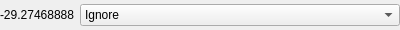
<?xml version="1.0" encoding="UTF-8"?>
<ui version="4.0">
 <class>valueWidget</class>
 <widget class="QWidget" name="valueWidget">
  <property name="geometry">
   <rect>
    <x>0</x>
    <y>0</y>
    <width>400</width>
    <height>28</height>
   </rect>
  </property>
  <property name="windowTitle">
   <string>Form</string>
  </property>
  <layout class="QHBoxLayout" name="horizontalLayout">
   <property name="spacing">
    <number>0</number>
   </property>
   <property name="leftMargin">
    <number>0</number>
   </property>
   <property name="topMargin">
    <number>4</number>
   </property>
   <property name="rightMargin">
    <number>0</number>
   </property>
   <property name="bottomMargin">
    <number>4</number>
   </property>
   <item>
    <widget class="QLabel" name="textLabel">
     <property name="sizePolicy">
      <sizepolicy hsizetype="Fixed" vsizetype="Preferred">
       <horstretch>0</horstretch>
       <verstretch>0</verstretch>
      </sizepolicy>
     </property>
     <property name="minimumSize">
      <size>
       <width>80</width>
       <height>0</height>
      </size>
     </property>
     <property name="text">
      <string>-29.27468888</string>
     </property>
    </widget>
   </item>
   <item>
    <widget class="QComboBox" name="typeCombo">
     <item>
      <property name="text">
       <string>Ignore</string>
      </property>
     </item>
     <item>
      <property name="text">
       <string>X coordinate</string>
      </property>
     </item>
     <item>
      <property name="text">
       <string>Y coordinate</string>
      </property>
     </item>
     <item>
      <property name="text">
       <string>Z coordinate</string>
      </property>
     </item>
     <item>
      <property name="text">
       <string>Red (BYTE)</string>
      </property>
     </item>
     <item>
      <property name="text">
       <string>Green (BYTE)</string>
      </property>
     </item>
     <item>
      <property name="text">
       <string>Blue (BYTE)</string>
      </property>
     </item>
     <item>
      <property name="text">
       <string>Alpha (BYTE)</string>
      </property>
     </item>
     <item>
      <property name="text">
       <string>Red (float)</string>
      </property>
     </item>
     <item>
      <property name="text">
       <string>Green (float)</string>
      </property>
     </item>
     <item>
      <property name="text">
       <string>Blue (float)</string>
      </property>
     </item>
     <item>
      <property name="text">
       <string>Alpha (float)</string>
      </property>
     </item>
     <item>
      <property name="text">
       <string>Greyscale (BYTE)</string>
      </property>
     </item>
    </widget>
   </item>
  </layout>
 </widget>
 <resources/>
 <connections/>
</ui>
